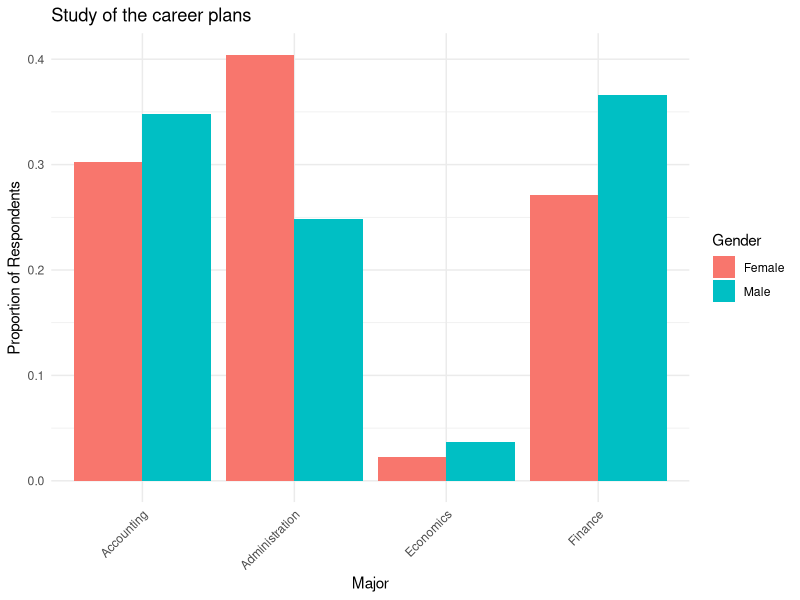

Source code (R): (Note: this script raises an error after producing the figure.)
library(dplyr)
library(ggplot2)
data = data.frame(
  Female = c(68, 91, 5, 61),
  Male = c(56, 40, 6, 59),
  row.names = c("Accounting", "Administration", "Economics", "Finance")
)
data
#                Female Male
# Accounting         68   56
# Administration     91   40
# Economics           5    6
# Finance            61   59

attach(data)
# a.
data_test = chisq.test(data)
print(data_test)

# b.
data_expected = chisq.test(data)$expected
print(data_expected)

# c.
data_plot = data.frame(
  Gender = c(rep("Female", 4), rep("Male", 4)),
  major = c(rep(c("Accounting", "Administration", "Economics", "Finance"), 2)),
  value = c(68, 91, 5, 61, 56, 40, 6, 59)
)
data_plot = data_plot %>%
  group_by(Gender) %>%
  mutate(prop = value/sum(value))

ggplot(data = data_plot, aes(x = major, y = prop, fill = Gender)) +
  geom_bar(stat = "identity", position = "dodge") +
  labs(title = "Study of the career plans",
       x = "Major", y = "Proportion of Respondents",
       fill = "Gender") +
  theme_minimal() +
  theme(axis.text.x = element_text(angle = 45, hjust = 1))

# reshape
data_table = reshape(data_plot, idvar = "major", timevar = "Gender", direction = "wide")
data_table = data_table[, c("Female", "Male")]

# d.
result = data_test$observed - data_test$expected
result

# e.
respondents = sum(rowSums(data))
total = 722
percent_nonrespondents = ( 1 - respondents / total ) * 100
paste("Percent of nonrespondents: ", percent_nonrespondents, "%")
